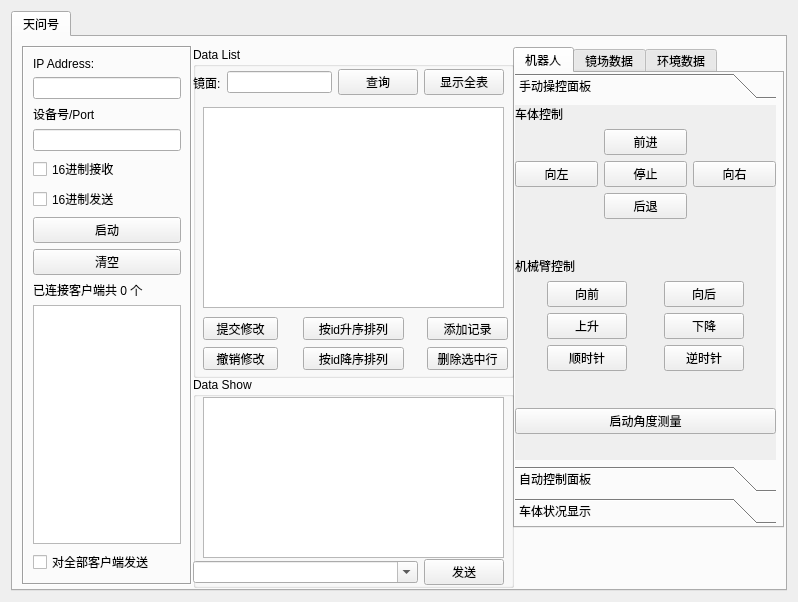
<?xml version="1.0" encoding="UTF-8"?>
<ui version="4.0">
 <class>frmNetTool</class>
 <widget class="QWidget" name="frmNetTool">
  <property name="geometry">
   <rect>
    <x>0</x>
    <y>0</y>
    <width>798</width>
    <height>602</height>
   </rect>
  </property>
  <property name="windowTitle">
   <string>Form</string>
  </property>
  <layout class="QVBoxLayout" name="verticalLayout">
   <item>
    <widget class="QTabWidget" name="tabWidget">
     <property name="styleSheet">
      <string notr="true"/>
     </property>
     <property name="currentIndex">
      <number>0</number>
     </property>
     <widget class="QWidget" name="tabTcpServer">
      <attribute name="title">
       <string>天问号</string>
      </attribute>
      <widget class="QFrame" name="frmTcpServer">
       <property name="geometry">
        <rect>
         <x>9</x>
         <y>9</y>
         <width>170</width>
         <height>539</height>
        </rect>
       </property>
       <property name="minimumSize">
        <size>
         <width>170</width>
         <height>0</height>
        </size>
       </property>
       <property name="maximumSize">
        <size>
         <width>170</width>
         <height>16777215</height>
        </size>
       </property>
       <property name="frameShape">
        <enum>QFrame::Box</enum>
       </property>
       <property name="frameShadow">
        <enum>QFrame::Sunken</enum>
       </property>
       <layout class="QVBoxLayout" name="verticalLayout_3">
        <property name="leftMargin">
         <number>9</number>
        </property>
        <property name="topMargin">
         <number>9</number>
        </property>
        <property name="rightMargin">
         <number>9</number>
        </property>
        <property name="bottomMargin">
         <number>9</number>
        </property>
        <item>
         <widget class="QLabel" name="labTcpIPAddress">
          <property name="text">
           <string>IP Address:</string>
          </property>
         </widget>
        </item>
        <item>
         <widget class="QLineEdit" name="txtTcpIPAddress"/>
        </item>
        <item>
         <widget class="QLabel" name="labTcpListenPort">
          <property name="text">
           <string>设备号/Port</string>
          </property>
         </widget>
        </item>
        <item>
         <widget class="QLineEdit" name="txtTcpListenPort"/>
        </item>
        <item>
         <widget class="QCheckBox" name="ckHexReceiveTcpServer">
          <property name="text">
           <string>16进制接收</string>
          </property>
         </widget>
        </item>
        <item>
         <widget class="QCheckBox" name="ckHexSendTcpServer">
          <property name="text">
           <string>16进制发送</string>
          </property>
         </widget>
        </item>
        <item>
         <widget class="QPushButton" name="btnTcpListen">
          <property name="text">
           <string>启动</string>
          </property>
         </widget>
        </item>
        <item>
         <widget class="QPushButton" name="btnClearTcpServer">
          <property name="text">
           <string>清空</string>
          </property>
         </widget>
        </item>
        <item>
         <widget class="QLabel" name="labTcpClientCount">
          <property name="text">
           <string>已连接客户端共 0 个</string>
          </property>
         </widget>
        </item>
        <item>
         <widget class="QListWidget" name="listTcpClient"/>
        </item>
        <item>
         <widget class="QCheckBox" name="ckAllTcpServer">
          <property name="text">
           <string>对全部客户端发送</string>
          </property>
         </widget>
        </item>
       </layout>
      </widget>
      <widget class="QTabWidget" name="DataShow">
       <property name="geometry">
        <rect>
         <x>500</x>
         <y>10</y>
         <width>271</width>
         <height>481</height>
        </rect>
       </property>
       <property name="currentIndex">
        <number>0</number>
       </property>
       <widget class="QWidget" name="RobotControl">
        <attribute name="title">
         <string>机器人</string>
        </attribute>
        <widget class="QWidget" name="verticalLayoutWidget_2">
         <property name="geometry">
          <rect>
           <x>0</x>
           <y>0</y>
           <width>261</width>
           <height>451</height>
          </rect>
         </property>
         <layout class="QVBoxLayout" name="layRobot">
          <item>
           <widget class="QToolBox" name="control">
            <property name="mouseTracking">
             <bool>false</bool>
            </property>
            <widget class="QWidget" name="manualcontrol">
             <property name="geometry">
              <rect>
               <x>0</x>
               <y>0</y>
               <width>259</width>
               <height>359</height>
              </rect>
             </property>
             <attribute name="label">
              <string>手动操控面板</string>
             </attribute>
             <widget class="QWidget" name="verticalLayoutWidget_5">
              <property name="geometry">
               <rect>
                <x>0</x>
                <y>0</y>
                <width>261</width>
                <height>361</height>
               </rect>
              </property>
              <layout class="QVBoxLayout" name="laymanualcontrol">
               <item>
                <widget class="QLabel" name="labmotor">
                 <property name="text">
                  <string>车体控制</string>
                 </property>
                </widget>
               </item>
               <item>
                <layout class="QGridLayout" name="motorcontrol">
                 <item row="1" column="1">
                  <widget class="QPushButton" name="btngo">
                   <property name="text">
                    <string>前进</string>
                   </property>
                  </widget>
                 </item>
                 <item row="3" column="0">
                  <widget class="QPushButton" name="btnleft">
                   <property name="text">
                    <string>向左</string>
                   </property>
                  </widget>
                 </item>
                 <item row="3" column="2">
                  <widget class="QPushButton" name="btnright">
                   <property name="text">
                    <string>向右</string>
                   </property>
                  </widget>
                 </item>
                 <item row="3" column="1">
                  <widget class="QPushButton" name="btnstop">
                   <property name="text">
                    <string>停止</string>
                   </property>
                  </widget>
                 </item>
                 <item row="4" column="1">
                  <widget class="QPushButton" name="btnback">
                   <property name="text">
                    <string>后退</string>
                   </property>
                  </widget>
                 </item>
                </layout>
               </item>
               <item>
                <spacer name="verticalSpacer_2">
                 <property name="orientation">
                  <enum>Qt::Vertical</enum>
                 </property>
                 <property name="sizeHint" stdset="0">
                  <size>
                   <width>20</width>
                   <height>40</height>
                  </size>
                 </property>
                </spacer>
               </item>
               <item>
                <widget class="QLabel" name="labrobotarm">
                 <property name="text">
                  <string>机械臂控制</string>
                 </property>
                </widget>
               </item>
               <item>
                <layout class="QGridLayout" name="gridLayout">
                 <item row="4" column="1">
                  <widget class="QPushButton" name="btnclockwise">
                   <property name="text">
                    <string>顺时针</string>
                   </property>
                  </widget>
                 </item>
                 <item row="0" column="1">
                  <widget class="QPushButton" name="btnahead">
                   <property name="text">
                    <string>向前</string>
                   </property>
                  </widget>
                 </item>
                 <item row="2" column="4">
                  <widget class="QPushButton" name="btndown">
                   <property name="text">
                    <string>下降</string>
                   </property>
                  </widget>
                 </item>
                 <item row="0" column="4">
                  <widget class="QPushButton" name="btnbehind">
                   <property name="text">
                    <string>向后</string>
                   </property>
                  </widget>
                 </item>
                 <item row="4" column="4">
                  <widget class="QPushButton" name="btncounterclockwise">
                   <property name="text">
                    <string>逆时针</string>
                   </property>
                  </widget>
                 </item>
                 <item row="2" column="1">
                  <widget class="QPushButton" name="btnup">
                   <property name="text">
                    <string>上升</string>
                   </property>
                  </widget>
                 </item>
                 <item row="2" column="0">
                  <spacer name="horizontalSpacer_2">
                   <property name="orientation">
                    <enum>Qt::Horizontal</enum>
                   </property>
                   <property name="sizeHint" stdset="0">
                    <size>
                     <width>40</width>
                     <height>20</height>
                    </size>
                   </property>
                  </spacer>
                 </item>
                 <item row="2" column="5">
                  <spacer name="horizontalSpacer_3">
                   <property name="orientation">
                    <enum>Qt::Horizontal</enum>
                   </property>
                   <property name="sizeHint" stdset="0">
                    <size>
                     <width>40</width>
                     <height>20</height>
                    </size>
                   </property>
                  </spacer>
                 </item>
                 <item row="2" column="3">
                  <spacer name="horizontalSpacer">
                   <property name="orientation">
                    <enum>Qt::Horizontal</enum>
                   </property>
                   <property name="sizeHint" stdset="0">
                    <size>
                     <width>40</width>
                     <height>20</height>
                    </size>
                   </property>
                  </spacer>
                 </item>
                </layout>
               </item>
               <item>
                <spacer name="verticalSpacer_6">
                 <property name="orientation">
                  <enum>Qt::Vertical</enum>
                 </property>
                 <property name="sizeHint" stdset="0">
                  <size>
                   <width>20</width>
                   <height>40</height>
                  </size>
                 </property>
                </spacer>
               </item>
               <item>
                <widget class="QPushButton" name="btnangledetect">
                 <property name="text">
                  <string>启动角度测量</string>
                 </property>
                </widget>
               </item>
               <item>
                <spacer name="verticalSpacer">
                 <property name="orientation">
                  <enum>Qt::Vertical</enum>
                 </property>
                 <property name="sizeHint" stdset="0">
                  <size>
                   <width>20</width>
                   <height>40</height>
                  </size>
                 </property>
                </spacer>
               </item>
              </layout>
             </widget>
            </widget>
            <widget class="QWidget" name="autoControl">
             <property name="geometry">
              <rect>
               <x>0</x>
               <y>0</y>
               <width>259</width>
               <height>359</height>
              </rect>
             </property>
             <attribute name="label">
              <string>自动控制面板</string>
             </attribute>
             <widget class="QLabel" name="labWeizhi">
              <property name="geometry">
               <rect>
                <x>10</x>
                <y>0</y>
                <width>121</width>
                <height>23</height>
               </rect>
              </property>
              <property name="text">
               <string>机器人位置：</string>
              </property>
             </widget>
             <widget class="QWidget" name="layoutWidget_4">
              <property name="geometry">
               <rect>
                <x>10</x>
                <y>30</y>
                <width>190</width>
                <height>25</height>
               </rect>
              </property>
              <layout class="QHBoxLayout" name="MirrorCleanliness_3">
               <item>
                <widget class="QLabel" name="labMirrorNum">
                 <property name="text">
                  <string>定日镜编号：</string>
                 </property>
                </widget>
               </item>
               <item>
                <widget class="QLCDNumber" name="lcdMirrorNum">
                 <property name="digitCount">
                  <number>8</number>
                 </property>
                 <property name="segmentStyle">
                  <enum>QLCDNumber::Outline</enum>
                 </property>
                </widget>
               </item>
              </layout>
             </widget>
             <widget class="QWidget" name="verticalLayoutWidget_3">
              <property name="geometry">
               <rect>
                <x>140</x>
                <y>80</y>
                <width>121</width>
                <height>151</height>
               </rect>
              </property>
              <layout class="QVBoxLayout" name="verticalLayout_2">
               <item>
                <widget class="QLabel" name="labBeiWei">
                 <property name="frameShadow">
                  <enum>QFrame::Plain</enum>
                 </property>
                 <property name="lineWidth">
                  <number>5</number>
                 </property>
                 <property name="midLineWidth">
                  <number>5</number>
                 </property>
                 <property name="text">
                  <string>北纬:</string>
                 </property>
                </widget>
               </item>
               <item>
                <layout class="QHBoxLayout" name="horizontalLayout_4">
                 <item>
                  <widget class="QLCDNumber" name="lcdWei_du">
                   <property name="digitCount">
                    <number>8</number>
                   </property>
                   <property name="segmentStyle">
                    <enum>QLCDNumber::Outline</enum>
                   </property>
                  </widget>
                 </item>
                 <item>
                  <widget class="QLabel" name="labWei_du">
                   <property name="frameShadow">
                    <enum>QFrame::Plain</enum>
                   </property>
                   <property name="lineWidth">
                    <number>5</number>
                   </property>
                   <property name="midLineWidth">
                    <number>5</number>
                   </property>
                   <property name="text">
                    <string>°</string>
                   </property>
                  </widget>
                 </item>
                </layout>
               </item>
               <item>
                <layout class="QHBoxLayout" name="horizontalLayout_3">
                 <item>
                  <widget class="QLCDNumber" name="lcdWei_fen">
                   <property name="digitCount">
                    <number>8</number>
                   </property>
                   <property name="segmentStyle">
                    <enum>QLCDNumber::Outline</enum>
                   </property>
                  </widget>
                 </item>
                 <item>
                  <widget class="QLabel" name="labWei_fen">
                   <property name="frameShadow">
                    <enum>QFrame::Plain</enum>
                   </property>
                   <property name="lineWidth">
                    <number>5</number>
                   </property>
                   <property name="midLineWidth">
                    <number>5</number>
                   </property>
                   <property name="text">
                    <string>’</string>
                   </property>
                  </widget>
                 </item>
                </layout>
               </item>
               <item>
                <layout class="QHBoxLayout" name="horizontalLayout_2">
                 <item>
                  <widget class="QLCDNumber" name="lcdWei_miao">
                   <property name="digitCount">
                    <number>8</number>
                   </property>
                   <property name="segmentStyle">
                    <enum>QLCDNumber::Outline</enum>
                   </property>
                  </widget>
                 </item>
                 <item>
                  <widget class="QLabel" name="labWei_miao">
                   <property name="frameShadow">
                    <enum>QFrame::Plain</enum>
                   </property>
                   <property name="lineWidth">
                    <number>5</number>
                   </property>
                   <property name="midLineWidth">
                    <number>5</number>
                   </property>
                   <property name="text">
                    <string>”</string>
                   </property>
                  </widget>
                 </item>
                </layout>
               </item>
              </layout>
             </widget>
             <widget class="QWidget" name="verticalLayoutWidget_4">
              <property name="geometry">
               <rect>
                <x>10</x>
                <y>80</y>
                <width>121</width>
                <height>151</height>
               </rect>
              </property>
              <layout class="QVBoxLayout" name="verticalLayout_4">
               <item>
                <widget class="QLabel" name="labDongJing">
                 <property name="frameShadow">
                  <enum>QFrame::Plain</enum>
                 </property>
                 <property name="lineWidth">
                  <number>5</number>
                 </property>
                 <property name="midLineWidth">
                  <number>5</number>
                 </property>
                 <property name="text">
                  <string>东经:</string>
                 </property>
                </widget>
               </item>
               <item>
                <layout class="QHBoxLayout" name="horizontalLayout_5">
                 <item>
                  <widget class="QLCDNumber" name="lcdJing_du">
                   <property name="digitCount">
                    <number>8</number>
                   </property>
                   <property name="segmentStyle">
                    <enum>QLCDNumber::Outline</enum>
                   </property>
                  </widget>
                 </item>
                 <item>
                  <widget class="QLabel" name="labJing_du">
                   <property name="frameShadow">
                    <enum>QFrame::Plain</enum>
                   </property>
                   <property name="lineWidth">
                    <number>5</number>
                   </property>
                   <property name="midLineWidth">
                    <number>5</number>
                   </property>
                   <property name="text">
                    <string>°</string>
                   </property>
                  </widget>
                 </item>
                </layout>
               </item>
               <item>
                <layout class="QHBoxLayout" name="horizontalLayout_6">
                 <item>
                  <widget class="QLCDNumber" name="lcdJing_fen">
                   <property name="digitCount">
                    <number>8</number>
                   </property>
                   <property name="segmentStyle">
                    <enum>QLCDNumber::Outline</enum>
                   </property>
                  </widget>
                 </item>
                 <item>
                  <widget class="QLabel" name="labJing_fen">
                   <property name="frameShadow">
                    <enum>QFrame::Plain</enum>
                   </property>
                   <property name="lineWidth">
                    <number>5</number>
                   </property>
                   <property name="midLineWidth">
                    <number>5</number>
                   </property>
                   <property name="text">
                    <string>’</string>
                   </property>
                  </widget>
                 </item>
                </layout>
               </item>
               <item>
                <layout class="QHBoxLayout" name="horizontalLayout_8">
                 <item>
                  <widget class="QLCDNumber" name="lcdJing_miao">
                   <property name="digitCount">
                    <number>8</number>
                   </property>
                   <property name="segmentStyle">
                    <enum>QLCDNumber::Outline</enum>
                   </property>
                  </widget>
                 </item>
                 <item>
                  <widget class="QLabel" name="labJing_miao">
                   <property name="frameShadow">
                    <enum>QFrame::Plain</enum>
                   </property>
                   <property name="lineWidth">
                    <number>5</number>
                   </property>
                   <property name="midLineWidth">
                    <number>5</number>
                   </property>
                   <property name="text">
                    <string>”</string>
                   </property>
                  </widget>
                 </item>
                </layout>
               </item>
              </layout>
             </widget>
             <widget class="QPushButton" name="btnautocontrol">
              <property name="geometry">
               <rect>
                <x>70</x>
                <y>280</y>
                <width>131</width>
                <height>41</height>
               </rect>
              </property>
              <property name="font">
               <font>
                <family>Adobe 宋体 Std L</family>
                <pointsize>14</pointsize>
               </font>
              </property>
              <property name="text">
               <string>自动巡检</string>
              </property>
              <property name="checkable">
               <bool>false</bool>
              </property>
             </widget>
            </widget>
            <widget class="QWidget" name="cardata">
             <property name="geometry">
              <rect>
               <x>0</x>
               <y>0</y>
               <width>259</width>
               <height>359</height>
              </rect>
             </property>
             <attribute name="label">
              <string>车体状况显示</string>
             </attribute>
             <widget class="QWidget" name="layoutWidget">
              <property name="geometry">
               <rect>
                <x>0</x>
                <y>290</y>
                <width>261</width>
                <height>31</height>
               </rect>
              </property>
              <layout class="QHBoxLayout" name="Speed">
               <item>
                <widget class="QLabel" name="labSpeed">
                 <property name="text">
                  <string>     车速</string>
                 </property>
                </widget>
               </item>
               <item>
                <widget class="QLCDNumber" name="lcdSpeed"/>
               </item>
               <item>
                <widget class="QLabel" name="labSpeedunit">
                 <property name="text">
                  <string>m/s</string>
                 </property>
                </widget>
               </item>
              </layout>
             </widget>
             <widget class="QWidget" name="layoutWidget">
              <property name="geometry">
               <rect>
                <x>0</x>
                <y>330</y>
                <width>261</width>
                <height>31</height>
               </rect>
              </property>
              <layout class="QHBoxLayout" name="Power">
               <item>
                <widget class="QLabel" name="labPower">
                 <property name="text">
                  <string>     电量</string>
                 </property>
                </widget>
               </item>
               <item>
                <widget class="QLCDNumber" name="lcdPower"/>
               </item>
               <item>
                <widget class="QLabel" name="labPowerunit">
                 <property name="text">
                  <string>%</string>
                 </property>
                </widget>
               </item>
              </layout>
             </widget>
             <widget class="QGroupBox" name="cameraShow">
              <property name="geometry">
               <rect>
                <x>0</x>
                <y>60</y>
                <width>261</width>
                <height>231</height>
               </rect>
              </property>
              <property name="title">
               <string>摄像头显示区</string>
              </property>
              <widget class="QLabel" name="labVideoDisplay">
               <property name="geometry">
                <rect>
                 <x>10</x>
                 <y>20</y>
                 <width>241</width>
                 <height>201</height>
                </rect>
               </property>
               <property name="styleSheet">
                <string notr="true"/>
               </property>
               <property name="frameShape">
                <enum>QFrame::Box</enum>
               </property>
               <property name="text">
                <string/>
               </property>
              </widget>
             </widget>
             <widget class="QComboBox" name="cboxCameraPath">
              <property name="geometry">
               <rect>
                <x>10</x>
                <y>0</y>
                <width>61</width>
                <height>20</height>
               </rect>
              </property>
              <item>
               <property name="text">
                <string>0</string>
               </property>
              </item>
              <item>
               <property name="text">
                <string>1</string>
               </property>
              </item>
              <item>
               <property name="text">
                <string>2</string>
               </property>
              </item>
              <item>
               <property name="text">
                <string>3</string>
               </property>
              </item>
             </widget>
             <widget class="QPushButton" name="btnOpenCamera">
              <property name="geometry">
               <rect>
                <x>90</x>
                <y>0</y>
                <width>75</width>
                <height>23</height>
               </rect>
              </property>
              <property name="text">
               <string>打开相机</string>
              </property>
             </widget>
             <widget class="QCheckBox" name="ckRecognition">
              <property name="geometry">
               <rect>
                <x>180</x>
                <y>0</y>
                <width>71</width>
                <height>21</height>
               </rect>
              </property>
              <property name="text">
               <string>开启识别</string>
              </property>
             </widget>
             <widget class="QPushButton" name="btnImgSave">
              <property name="geometry">
               <rect>
                <x>90</x>
                <y>30</y>
                <width>75</width>
                <height>23</height>
               </rect>
              </property>
              <property name="text">
               <string>图片保存为</string>
              </property>
             </widget>
             <widget class="QLabel" name="labImgName">
              <property name="geometry">
               <rect>
                <x>180</x>
                <y>30</y>
                <width>71</width>
                <height>21</height>
               </rect>
              </property>
              <property name="text">
               <string>镜面1.jpg</string>
              </property>
             </widget>
            </widget>
           </widget>
          </item>
         </layout>
        </widget>
       </widget>
       <widget class="QWidget" name="HeliostatData">
        <attribute name="title">
         <string>镜场数据</string>
        </attribute>
        <widget class="QWidget" name="layoutWidget_2">
         <property name="geometry">
          <rect>
           <x>10</x>
           <y>300</y>
           <width>241</width>
           <height>25</height>
          </rect>
         </property>
         <layout class="QHBoxLayout" name="MirrorCleanliness">
          <item>
           <widget class="QLabel" name="labCleanliness">
            <property name="text">
             <string>   镜面洁净度：</string>
            </property>
           </widget>
          </item>
          <item>
           <widget class="QLCDNumber" name="lcdCleanliness">
            <property name="digitCount">
             <number>8</number>
            </property>
            <property name="segmentStyle">
             <enum>QLCDNumber::Outline</enum>
            </property>
           </widget>
          </item>
          <item>
           <widget class="QLabel" name="labCleanlinessunit">
            <property name="frameShadow">
             <enum>QFrame::Plain</enum>
            </property>
            <property name="lineWidth">
             <number>5</number>
            </property>
            <property name="midLineWidth">
             <number>5</number>
            </property>
            <property name="text">
             <string>%</string>
            </property>
           </widget>
          </item>
         </layout>
        </widget>
        <widget class="QLabel" name="labmirrorchoose">
         <property name="geometry">
          <rect>
           <x>11</x>
           <y>1</y>
           <width>60</width>
           <height>16</height>
          </rect>
         </property>
         <property name="text">
          <string>选择镜面：</string>
         </property>
        </widget>
        <widget class="QGroupBox" name="mirrorShow">
         <property name="geometry">
          <rect>
           <x>0</x>
           <y>50</y>
           <width>261</width>
           <height>231</height>
          </rect>
         </property>
         <property name="title">
          <string>显示区</string>
         </property>
         <widget class="QLabel" name="labImgDisplay">
          <property name="geometry">
           <rect>
            <x>10</x>
            <y>20</y>
            <width>241</width>
            <height>201</height>
           </rect>
          </property>
          <property name="styleSheet">
           <string notr="true"/>
          </property>
          <property name="frameShape">
           <enum>QFrame::Box</enum>
          </property>
          <property name="text">
           <string/>
          </property>
         </widget>
        </widget>
        <widget class="QComboBox" name="cboxMirrorNum">
         <property name="geometry">
          <rect>
           <x>12</x>
           <y>21</y>
           <width>91</width>
           <height>20</height>
          </rect>
         </property>
         <property name="mouseTracking">
          <bool>false</bool>
         </property>
         <property name="tabletTracking">
          <bool>false</bool>
         </property>
        </widget>
        <widget class="QPushButton" name="btnCleanlinessCalc">
         <property name="geometry">
          <rect>
           <x>130</x>
           <y>20</y>
           <width>81</width>
           <height>23</height>
          </rect>
         </property>
         <property name="text">
          <string>洁净度计算</string>
         </property>
        </widget>
       </widget>
       <widget class="QWidget" name="EnvironmentData">
        <attribute name="title">
         <string>环境数据</string>
        </attribute>
        <widget class="QWidget" name="verticalLayoutWidget">
         <property name="geometry">
          <rect>
           <x>0</x>
           <y>0</y>
           <width>261</width>
           <height>511</height>
          </rect>
         </property>
         <layout class="QVBoxLayout" name="layEnvironment">
          <item>
           <spacer name="verticalSpacer_4">
            <property name="orientation">
             <enum>Qt::Vertical</enum>
            </property>
            <property name="sizeHint" stdset="0">
             <size>
              <width>20</width>
              <height>40</height>
             </size>
            </property>
           </spacer>
          </item>
          <item>
           <layout class="QHBoxLayout" name="Temperature">
            <item>
             <widget class="QLabel" name="labTemp">
              <property name="text">
               <string>       温度：</string>
              </property>
             </widget>
            </item>
            <item>
             <widget class="QLCDNumber" name="lcdTemp">
              <property name="digitCount">
               <number>8</number>
              </property>
             </widget>
            </item>
            <item>
             <widget class="QLabel" name="labTempunit">
              <property name="enabled">
               <bool>true</bool>
              </property>
              <property name="lineWidth">
               <number>5</number>
              </property>
              <property name="midLineWidth">
               <number>5</number>
              </property>
              <property name="text">
               <string>°</string>
              </property>
             </widget>
            </item>
           </layout>
          </item>
          <item>
           <spacer name="horizontalSpacer_4">
            <property name="orientation">
             <enum>Qt::Horizontal</enum>
            </property>
            <property name="sizeHint" stdset="0">
             <size>
              <width>40</width>
              <height>20</height>
             </size>
            </property>
           </spacer>
          </item>
          <item>
           <layout class="QHBoxLayout" name="Humidity">
            <item>
             <widget class="QLabel" name="labHum">
              <property name="text">
               <string>       湿度：</string>
              </property>
             </widget>
            </item>
            <item>
             <widget class="QLCDNumber" name="lcdHum">
              <property name="digitCount">
               <number>8</number>
              </property>
              <property name="segmentStyle">
               <enum>QLCDNumber::Outline</enum>
              </property>
             </widget>
            </item>
            <item>
             <widget class="QLabel" name="labHumunit">
              <property name="frameShadow">
               <enum>QFrame::Plain</enum>
              </property>
              <property name="lineWidth">
               <number>5</number>
              </property>
              <property name="midLineWidth">
               <number>5</number>
              </property>
              <property name="text">
               <string>%</string>
              </property>
             </widget>
            </item>
           </layout>
          </item>
          <item>
           <spacer name="horizontalSpacer_5">
            <property name="orientation">
             <enum>Qt::Horizontal</enum>
            </property>
            <property name="sizeHint" stdset="0">
             <size>
              <width>40</width>
              <height>20</height>
             </size>
            </property>
           </spacer>
          </item>
          <item>
           <layout class="QHBoxLayout" name="Atmosphere">
            <item>
             <widget class="QLabel" name="labAtmos">
              <property name="text">
               <string>       气压：</string>
              </property>
             </widget>
            </item>
            <item>
             <widget class="QLCDNumber" name="lcdAtmos">
              <property name="digitCount">
               <number>8</number>
              </property>
              <property name="segmentStyle">
               <enum>QLCDNumber::Outline</enum>
              </property>
             </widget>
            </item>
            <item>
             <widget class="QLabel" name="labAtmosunit">
              <property name="frameShadow">
               <enum>QFrame::Plain</enum>
              </property>
              <property name="lineWidth">
               <number>5</number>
              </property>
              <property name="midLineWidth">
               <number>5</number>
              </property>
              <property name="text">
               <string>Pa</string>
              </property>
             </widget>
            </item>
           </layout>
          </item>
          <item>
           <spacer name="verticalSpacer_11">
            <property name="orientation">
             <enum>Qt::Vertical</enum>
            </property>
            <property name="sizeHint" stdset="0">
             <size>
              <width>20</width>
              <height>40</height>
             </size>
            </property>
           </spacer>
          </item>
          <item>
           <spacer name="verticalSpacer_10">
            <property name="orientation">
             <enum>Qt::Vertical</enum>
            </property>
            <property name="sizeHint" stdset="0">
             <size>
              <width>20</width>
              <height>40</height>
             </size>
            </property>
           </spacer>
          </item>
          <item>
           <spacer name="verticalSpacer_5">
            <property name="orientation">
             <enum>Qt::Vertical</enum>
            </property>
            <property name="sizeHint" stdset="0">
             <size>
              <width>20</width>
              <height>40</height>
             </size>
            </property>
           </spacer>
          </item>
          <item>
           <spacer name="verticalSpacer_3">
            <property name="orientation">
             <enum>Qt::Vertical</enum>
            </property>
            <property name="sizeHint" stdset="0">
             <size>
              <width>20</width>
              <height>40</height>
             </size>
            </property>
           </spacer>
          </item>
         </layout>
        </widget>
       </widget>
      </widget>
      <widget class="QGroupBox" name="DataList">
       <property name="geometry">
        <rect>
         <x>180</x>
         <y>10</y>
         <width>321</width>
         <height>331</height>
        </rect>
       </property>
       <property name="title">
        <string>Data List</string>
       </property>
       <widget class="QTableView" name="TabViewSqlData">
        <property name="geometry">
         <rect>
          <x>10</x>
          <y>60</y>
          <width>301</width>
          <height>201</height>
         </rect>
        </property>
       </widget>
       <widget class="QWidget" name="horizontalLayoutWidget">
        <property name="geometry">
         <rect>
          <x>0</x>
          <y>20</y>
          <width>311</width>
          <height>31</height>
         </rect>
        </property>
        <layout class="QHBoxLayout" name="horizontalLayout">
         <item>
          <widget class="QLabel" name="labsqlselecttype">
           <property name="text">
            <string>镜面:</string>
           </property>
          </widget>
         </item>
         <item>
          <widget class="QLineEdit" name="txtsqlseek"/>
         </item>
         <item>
          <widget class="QPushButton" name="btnsqlseek">
           <property name="text">
            <string>查询</string>
           </property>
          </widget>
         </item>
         <item>
          <widget class="QPushButton" name="btnsqlseekall">
           <property name="text">
            <string>显示全表</string>
           </property>
          </widget>
         </item>
        </layout>
       </widget>
       <widget class="QPushButton" name="btnsubmitchanges">
        <property name="geometry">
         <rect>
          <x>10</x>
          <y>270</y>
          <width>75</width>
          <height>23</height>
         </rect>
        </property>
        <property name="text">
         <string>提交修改</string>
        </property>
       </widget>
       <widget class="QPushButton" name="btncancelchanges">
        <property name="geometry">
         <rect>
          <x>10</x>
          <y>300</y>
          <width>75</width>
          <height>23</height>
         </rect>
        </property>
        <property name="text">
         <string>撤销修改</string>
        </property>
       </widget>
       <widget class="QPushButton" name="btnaddrecord">
        <property name="geometry">
         <rect>
          <x>234</x>
          <y>270</y>
          <width>81</width>
          <height>23</height>
         </rect>
        </property>
        <property name="text">
         <string>添加记录</string>
        </property>
       </widget>
       <widget class="QPushButton" name="btndeleteline">
        <property name="geometry">
         <rect>
          <x>234</x>
          <y>300</y>
          <width>81</width>
          <height>23</height>
         </rect>
        </property>
        <property name="text">
         <string>删除选中行</string>
        </property>
       </widget>
       <widget class="QPushButton" name="btnascendingsort">
        <property name="geometry">
         <rect>
          <x>110</x>
          <y>270</y>
          <width>101</width>
          <height>23</height>
         </rect>
        </property>
        <property name="text">
         <string>按id升序排列</string>
        </property>
       </widget>
       <widget class="QPushButton" name="btndescendingsort">
        <property name="geometry">
         <rect>
          <x>110</x>
          <y>300</y>
          <width>101</width>
          <height>23</height>
         </rect>
        </property>
        <property name="text">
         <string>按id降序排列</string>
        </property>
       </widget>
      </widget>
      <widget class="QGroupBox" name="DataList_2">
       <property name="geometry">
        <rect>
         <x>180</x>
         <y>340</y>
         <width>321</width>
         <height>211</height>
        </rect>
       </property>
       <property name="title">
        <string>Data Show</string>
       </property>
       <widget class="QTextEdit" name="txtDataTcpServer">
        <property name="geometry">
         <rect>
          <x>10</x>
          <y>20</y>
          <width>301</width>
          <height>161</height>
         </rect>
        </property>
       </widget>
       <widget class="QWidget" name="layoutWidget">
        <property name="geometry">
         <rect>
          <x>0</x>
          <y>180</y>
          <width>311</width>
          <height>31</height>
         </rect>
        </property>
        <layout class="QHBoxLayout" name="layTcpServer">
         <item>
          <widget class="QComboBox" name="cboxSendTcpServer">
           <property name="sizePolicy">
            <sizepolicy hsizetype="Expanding" vsizetype="Fixed">
             <horstretch>0</horstretch>
             <verstretch>0</verstretch>
            </sizepolicy>
           </property>
           <property name="editable">
            <bool>true</bool>
           </property>
          </widget>
         </item>
         <item>
          <widget class="QPushButton" name="btnSendTcpServer">
           <property name="minimumSize">
            <size>
             <width>80</width>
             <height>0</height>
            </size>
           </property>
           <property name="text">
            <string>发送</string>
           </property>
          </widget>
         </item>
        </layout>
       </widget>
      </widget>
      <zorder>DataShow</zorder>
      <zorder>frmTcpServer</zorder>
      <zorder>DataList</zorder>
      <zorder>DataList_2</zorder>
     </widget>
    </widget>
   </item>
  </layout>
 </widget>
 <resources/>
 <connections/>
</ui>
